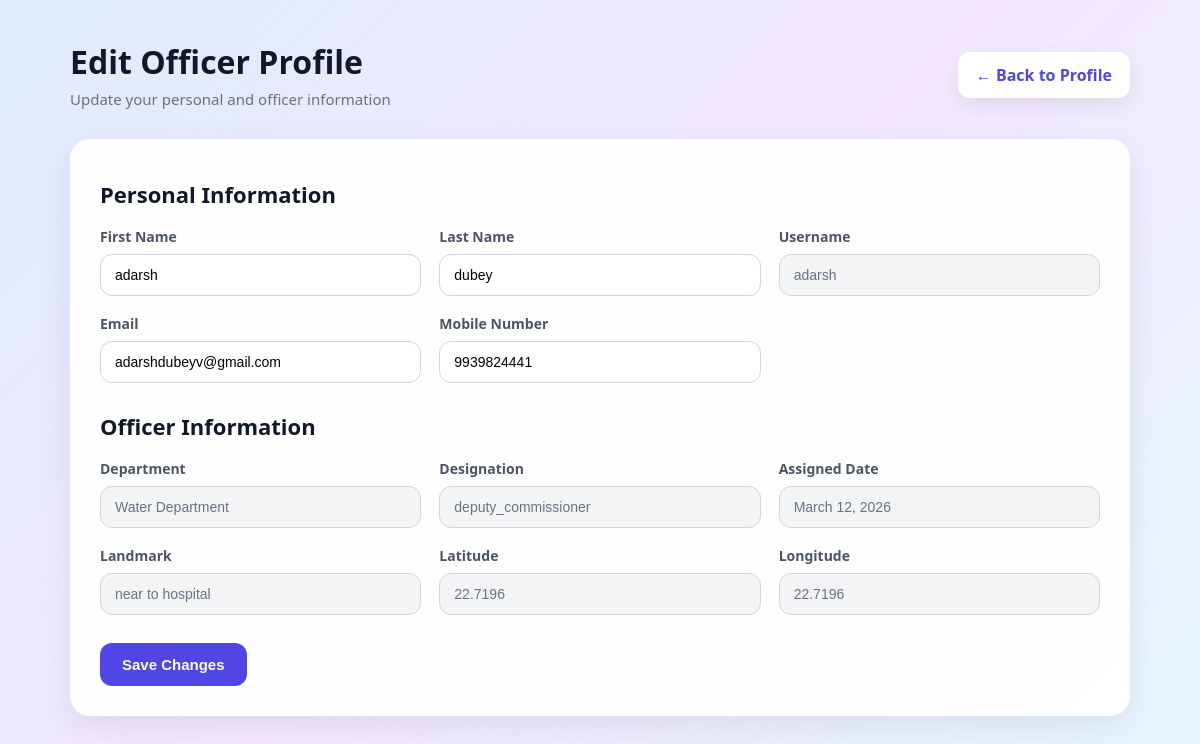
/update-officer-profile/ (signed in), run on the app's committed database.
### ACCOUNT/models.py (models this page shows, shortened)
class UserModel(AbstractUser):
    ROLE_CHOICES = (
        ('citizen','Citizen'),
        ('officer','Officer'),
        ('admin','Admin')
    )
    role = models.CharField(max_length=10,choices=ROLE_CHOICES,default="citizen")
    address = models.CharField(max_length=1000,blank=True,null=True)
    mobile_number = models.CharField(max_length=15, unique=True)
    is_email_verified = models.BooleanField(default=False)
    is_mobile_verified = models.BooleanField(default=False)
    email_otp = models.CharField(max_length=6,null=True,blank=True)
    mobile_otp = models.CharField(max_length=6,null=True,blank=True)
    otp_created_at = models.DateTimeField(null=True,blank=True)
    profile_picture = CloudinaryField('profile_picture',blank=True,null=True)
    class Meta:
        verbose_name = "UserModel"

class Officer(models.Model):
    user_id = models.OneToOneField(
        UserModel,
        on_delete=models.CASCADE
    )
    department = models.ForeignKey(
    "DEPARTMENT.Department",
    on_delete=models.SET_NULL,
    null=True,
    blank=True,
    related_name="officers"
)
    designation = models.CharField(max_length=100)
    lon = models.FloatField()
    lat = models.FloatField()
    assigned_date = models.DateField(default=timezone.now)
    landmark = models.CharField(max_length=255)

### DEPARTMENT/models.py (models this page shows, shortened)
class Department(models.Model):
    DEPARTMENT_CHOICES = [
        ("Water Department", "Water Department"),
        ("Road Department", "Road Department"),
        ("Electricity Department", "Electricity Department"),
        ("Sanitation Department", "Sanitation Department"),
        ("Drainage Department", "Drainage Department"),
        ("Street Light Department", "Street Light Department"),
    ]
    dep_id = models.AutoField(primary_key=True)
    department_name = models.CharField(
        max_length=100,
        choices=DEPARTMENT_CHOICES
    )
    department_code = models.CharField(
        max_length=20,
        unique=True,
        validators=[
            MinLengthValidator(2, message="Department code must be at least 2 characters long."),
            RegexValidator(
                regex=r'^[A-Z0-9]+$',
                message="Department code must be uppercase and alphanumeric."
            )
        ]
    )
    department_email = models.EmailField(unique=True)
    contact_number = models.CharField(
        max_length=10,
        validators=[
            RegexValidator(
                regex=r'^\d{10}$',
                message="Contact number must be exactly 10 digits."
            )
        ]
    )
    office_address = models.CharField(
        max_length=200,
        validators=[
            MinLengthValidator(10, message="Office address must be at least 10 characters long.")
        ]
    )
    officer = models.ForeignKey(
        "ACCOUNT.Officer",
        on_delete=models.SET_NULL,
        null=True,
        blank=True,
        related_name="departments"
    )
    created_at = models.DateTimeField(auto_now_add=True)

### ACCOUNT/views.py (the view, shortened to what this page needs)
# urls.py: path('update-officer-profile/',views.update_profile_officer,name="update_profile_officer")
@login_required(login_url='officer_login')
def update_profile_officer(request):
    try:
        officer = Officer.objects.get(user_id=request.user)
    except Officer.DoesNotExist:
        messages.error(request, "Officer profile not found.")
        return redirect('officer_page')
    context = {
        "officer": officer
    }
    return render(request, "account/edit_officer_profile.html", context)

### templates/account/edit_officer_profile.html (shortened to what this page needs)
<!DOCTYPE html>
{% load static %}
<html lang="en">
<head>
    <link rel="stylesheet" href="{% static 'account/css/edit_officer_profile.css' %}">
</head>
<body>
<div class="edit-page">
    <div class="top-bar">
        <div>
            <h1>Edit Officer Profile</h1>
            <p>Update your personal and officer information</p>
        </div>
        <a href="{% url 'view_profile_officer' %}" class="back-btn">← Back to Profile</a>
    </div>
    <div class="form-card">
        <form method="post">
            <h3>Personal Information</h3>
            <div class="form-grid">
                <div class="form-group">
                    <label>First Name</label>
                    <input type="text" name="first_name" value="{{ request.user.first_name }}">
                </div>
                <div class="form-group">
                    <label>Last Name</label>
                    <input type="text" name="last_name" value="{{ request.user.last_name }}">
                </div>
                <div class="form-group">
                    <label>Username</label>
                    <input type="text" value="{{ request.user.username }}" readonly>
                </div>
                <div class="form-group">
                    <label>Email</label>
                    <input type="email" name="email" value="{{ request.user.email }}">
                </div>
                <div class="form-group">
                    <label>Mobile Number</label>
                    <input type="text" name="mobile_number" value="{{ request.user.mobile_number }}">
                </div>
            </div>
            <h3>Officer Information</h3>
            <div class="form-grid">
                <div class="form-group">
                    <label>Department</label>
                    <input type="text" value="{{ officer.department.department_name }}" readonly>
                </div>
                <div class="form-group">
                    <label>Designation</label>
                    <input type="text" name="designation" value="{{ officer.designation }}" readonly>
                </div>
                <div class="form-group">
                    <label>Assigned Date</label>
                    <input type="text" value="{{ officer.assigned_date }}" readonly>
                </div>
                <div class="form-group">
                    <label>Landmark</label>
                    <input type="text" name="landmark" value="{{ officer.landmark }}" readonly>
                </div>
                <div class="form-group">
                    <label>Latitude</label>
                    <input type="text" value="{{ officer.lat }}" readonly>
                </div>
                <div class="form-group">
                    <label>Longitude</label>
                    <input type="text" value="{{ officer.lon }}" readonly>
                </div>
            </div>
            <div class="form-actions">
                <button type="submit" class="save-btn">Save Changes</button>
            </div>
        </form>
    </div>
</div>
</body>
</html>

### static/account/css/edit_officer_profile.css (style rules this page uses)
* { margin: 0; padding: 0; box-sizing: border-box; }
body { font-family: 'Segoe UI', Tahoma, Geneva, Verdana, sans-serif; background: linear-gradient(135deg, #e0ecff, #f3e8ff, #e6f7ff); min-height: 100vh; color: #1f2937; }
.edit-page { max-width: 1100px; margin: 0 auto; padding: 40px 20px; }
.top-bar { display: flex; justify-content: space-between; align-items: center; gap: 20px; flex-wrap: wrap; margin-bottom: 30px; }
.top-bar h1 { font-size: 32px; color: #111827; margin-bottom: 6px; }
.top-bar p { color: #6b7280; font-size: 15px; }
.back-btn { text-decoration: none; background: white; color: #4f46e5; padding: 12px 18px; border-radius: 12px; font-weight: 600; box-shadow: 0 8px 20px rgba(0, 0, 0, 0.08); transition: 0.3s ease; }
.form-card { background: rgba(255, 255, 255, 0.96); border-radius: 20px; padding: 30px; box-shadow: 0 12px 35px rgba(0, 0, 0, 0.08); }
.form-card h3 { margin-bottom: 18px; margin-top: 10px; font-size: 22px; color: #111827; }
.form-grid { display: grid; grid-template-columns: repeat(auto-fit, minmax(240px, 1fr)); gap: 18px; margin-bottom: 28px; }
.form-group { display: flex; flex-direction: column; gap: 8px; }
.form-group label { font-size: 14px; font-weight: 600; color: #4b5563; }
.form-group input { padding: 12px 14px; border: 1px solid #d1d5db; border-radius: 12px; font-size: 14px; outline: none; transition: 0.3s ease; background: #fff; }
.form-group input[readonly] { background: #f3f4f6; color: #6b7280; cursor: not-allowed; }
.form-actions { margin-top: 10px; }
.save-btn { border: none; background: #4f46e5; color: white; padding: 13px 22px; border-radius: 12px; font-size: 15px; font-weight: 700; cursor: pointer; transition: 0.3s ease; }

### data on the page
UserModel: first_name "adarsh", last_name "dubey", user.username "adarsh", email "adarshdubeyv@gmail.com", mobile_number "9939824441"
Officer: department.department_name "Water Department", designation "deputy_commissioner", assigned_date "March 12, 2026", landmark "near to hospital", lat "22.7196", lon "22.7196"
